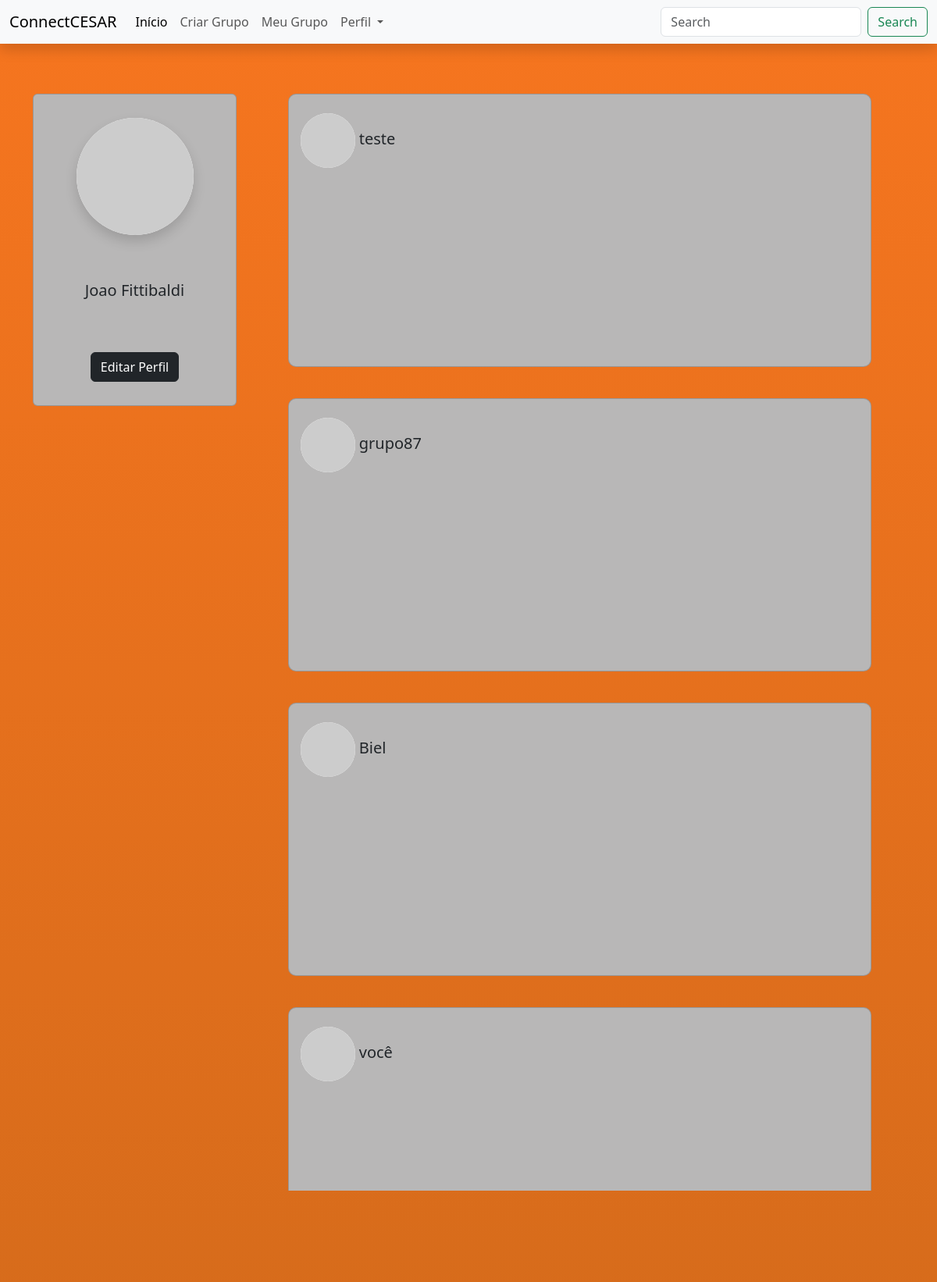
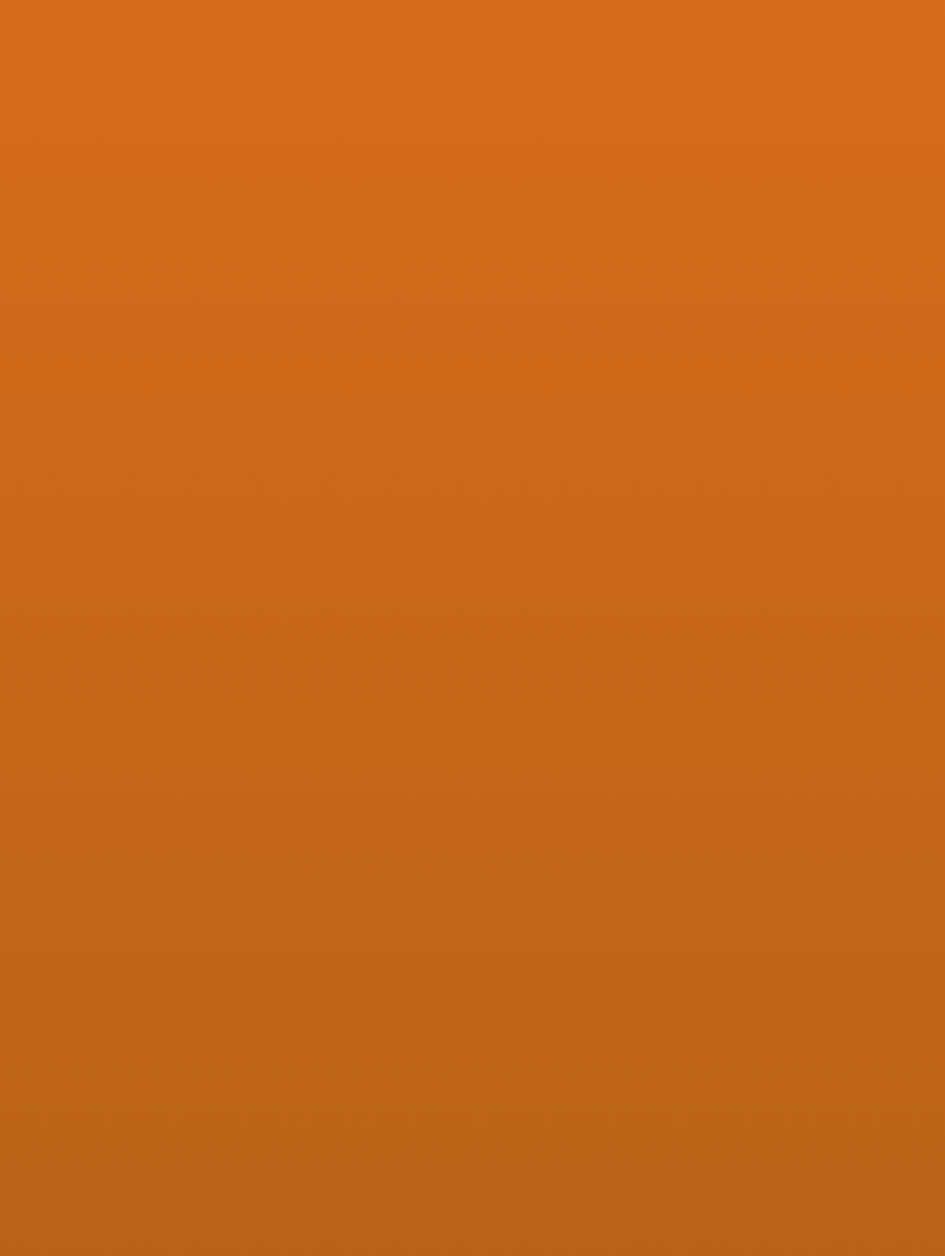
Screenshot of /tela_inicial/ (signed in, upper part) with the database file from the repository (2 pictures, top to bottom).
### ccapp/models.py (models this page shows)
class Pessoa(models.Model):
    id_usuario = models.AutoField(primary_key=True)
    nome = models.TextField(max_length=255)
    email = models.TextField(max_length=255)
    senha = models.TextField(max_length=255)
    idade = models.IntegerField(null=True, blank=True)
    mbti = models.TextField(max_length=255, null=True, blank=True)
    periodo = models.TextField(max_length=255, null=True, blank=True)
    curso = models.TextField(max_length=255, null=True, blank=True)
    foto = models.ImageField(upload_to='perfil/', null=True, blank=True)
    descricao = models.TextField(null=True, blank=True)
    criado = models.DateTimeField(auto_now_add=True)
    atualizado = models.DateTimeField(auto_now=True)
    grupo_criado = models.ForeignKey(Grupo, null=True, blank=True, on_delete=models.SET_NULL)

class Grupo(models.Model):
    id_grupo = models.AutoField(primary_key=True)
    nome_grupo = models.CharField(max_length=255)
    descricao_grupo = models.TextField()
    periodo_grupo = models.CharField(max_length=255)
    foto_grupo = models.ImageField(upload_to='imagens/', null=True, blank=True)
    criado_em = models.DateTimeField(auto_now_add=True)
    atualizado_em = models.DateTimeField(auto_now=True)

### ccapp/views.py (the view)
# urls.py: path('tela_inicial/', views.tela_inicial, name="tela_inicial"),
def tela_inicial(request):
    if 'pessoa_id' in request.session:
        pessoa_id = request.session['pessoa_id']
        pessoa = Pessoa.objects.get(id_usuario=pessoa_id)
        nome_usuario = pessoa.nome
        grupos = Grupo.objects.all()
        context = {
            'nome_usuario': nome_usuario,
            'grupos' : grupos
        }
        return render(request, 'tela_inicial.html', context)
    else:
        return redirect('login')

### templates/tela_inicial.html
{% include "navbar.html" %} {% include "main.html" %}
<div class="container text-center">
  <div class="row align-items-start">
    <div class="col-lg-3 col-md-4">
      <div class="d-flex justify-content-center mt-3">
        <div
          class="card align-items-center justify-content-around"
          style="width: 300px; height: 400px; background-color: #b8b7b7"
        >
          <a href="/acessarperfil/">
            <img
              class="card-img-top rounded-circle shadow bg-white"
              style="width: 150px"
              src="http://avatars.dicebear.com/api/open-peeps/stefan.svg"
              alt="..."
            />
          </a>
          <h5>{{ nome_usuario }}</h5>
          <a id="botao_perfil" href="/editar_perfil/" class="btn btn-dark"
            >Editar Perfil</a
          >
        </div>
      </div>
    </div>
    <div class="col-lg-9 col-md-8">
      {% for i in grupos %}
      {% if i.nome_grupo %}
      <div class="d-flex justify-content-center mt-3">
        <div
          class="card"
          style="width: 90%; height: 350px; background-color: #b8b7b7; border-radius: 10px"
        >
          <h5 class="group-name">
            <br />
            <img class="white-circle" src="http://avatars.dicebear.com/api/open-peeps/stefan.svg"> </img> {{i.nome_grupo}}
          </h5>
        </div>
      </div>
      <br />
      {% endif %}
      {% endfor %}
    </div>
  </div>
</div>

### templates/main.html (style rules this page uses)
html { height: 100%; }
body { padding-top: 80px; min-height: 100%; margin: 0; background: linear-gradient( rgb(246, 117, 31), rgb(183, 98, 23), rgba(183, 98, 23, 0.7) ); background-attachment: fixed; }
.group-name { text-align: left; padding-left: 15px; }
.white-circle { width: 70px; height: 70px; background-color: white; border-radius: 50%; display: inline-block; vertical-align: middle; }

### rows the page displays
Pessoa: nome "Joao Fittibaldi"
Grupo: nome_grupo "teste"
Grupo: nome_grupo "grupo87"
Grupo: nome_grupo "Biel"
Grupo: nome_grupo "você"
